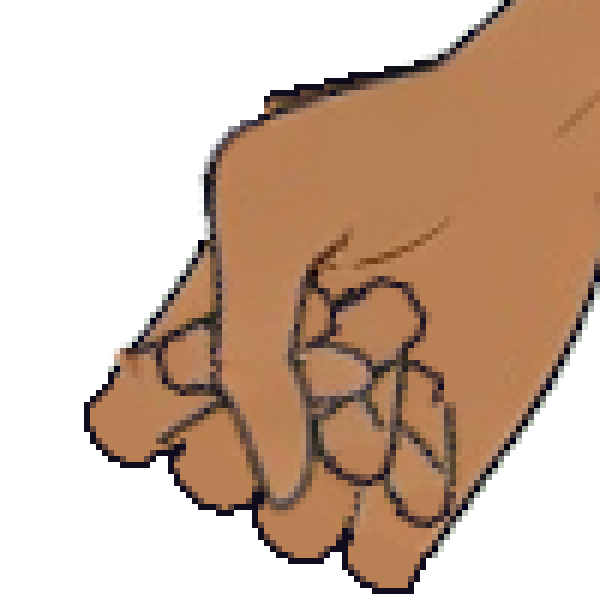
#> input picture body_tools/work/proto_tree/hands/work/a_fz.png, 600 x 600 px
$ python -i lw.py   (imports and definitions only)
#> lines starting #> are read from the running program, lines starting #| are printed output that depends on the picture; after the words box and inside, x2 and y2 are one past the last pixel; in counts of white or black regions, pixels touching at a corner belong together
import numpy as np,sys
from PIL import Image
from scipy import ndimage as ndi
S=np.array([185,128,86.]);Lc=np.array([17,12,30.])
def ink(a,S=S,Lc=Lc): return np.clip(((S-a[...,:3])@(S-Lc))/((S-Lc)@(S-Lc)),0,1)*a[...,3]/255
def width(p,S_=None,L_=None):
#> called with p = 'a_fz.png'
  S0=S if S_ is None else np.asarray(S_,float); L0=Lc if L_ is None else np.asarray(L_,float)
  a=np.array(Image.open(p).convert('RGBA')).astype(float); m=a[...,3]>128
#> after `m = a[..., 3] > 128`: m: shape (600, 600) bool; every value is 1
  e=m&~ndi.binary_erosion(m); t=ink(a,S0,L0); band=ndi.binary_dilation(e,iterations=3)&m
#> after `e = m & ~ndi.binary_erosion(m)`:
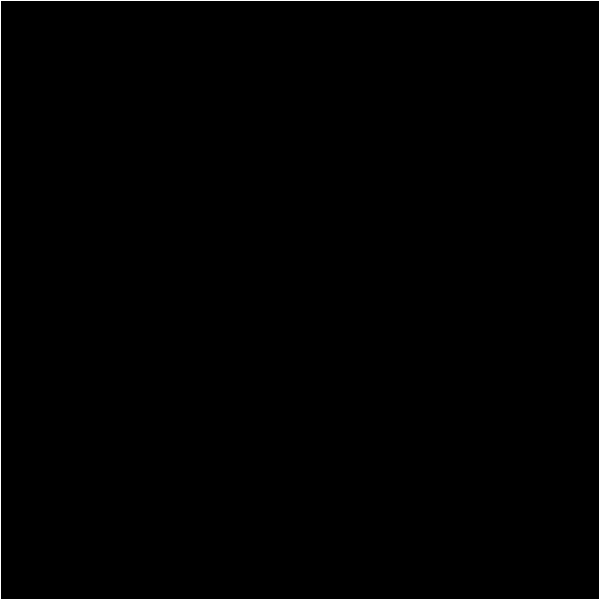
#> e: shape (600, 600) bool; 0.67% white in thin lines or dots
#> in ink, `def ink(a,S=S,Lc=Lc): return np.clip(((S-a[...,:3])@(S-Lc))/((S-Lc)@(S..`:
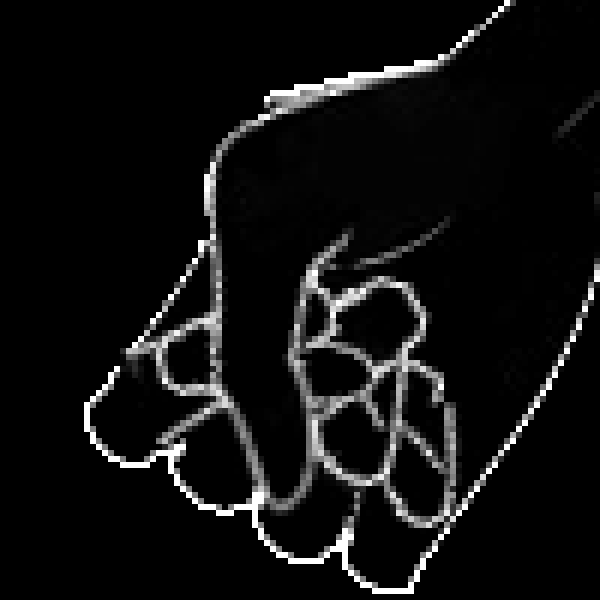
#> returned value: shape (600, 600) float64; min 0, max 1, mean 0.0646
#> after `band = ndi.binary_dilation(e, iterations=3) & m`:
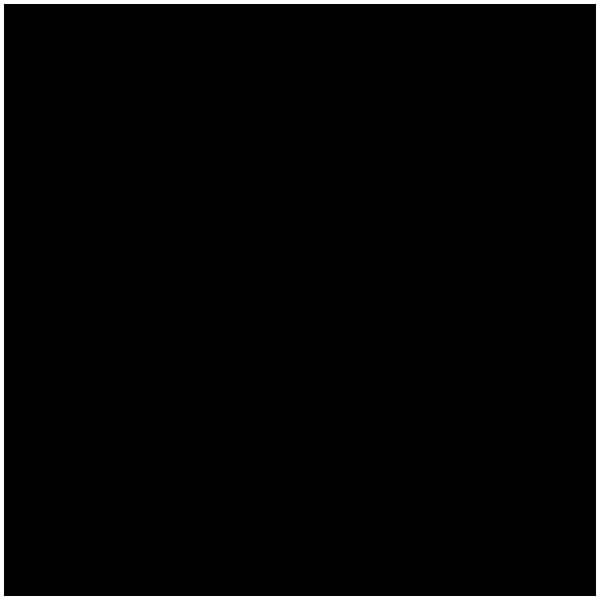
#> band: shape (600, 600) bool; 2.6% white; 1 white region, box (x1, y1, x2, y2) and area: (0, 0, 600, 600) 9536
  ep=e&(ndi.maximum_filter(t,5)>0.5)
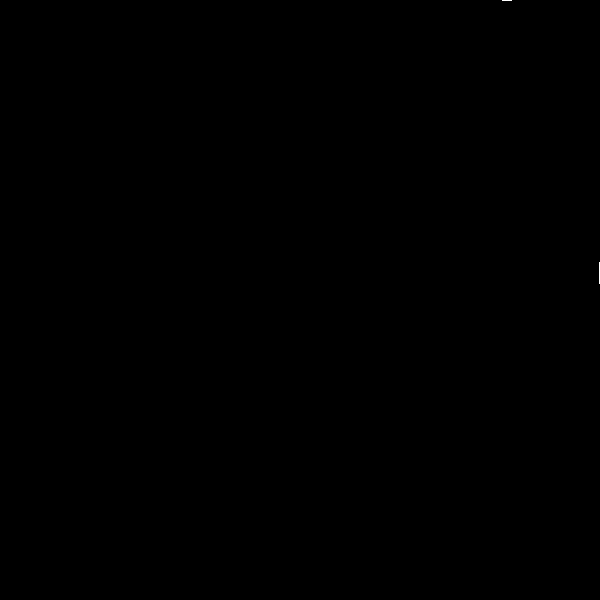
#> ep: shape (600, 600) bool; 0.01% white in thin lines or dots, all inside (x1, y1, x2, y2) = (502, 0, 600, 284)
  return t[band&ndi.binary_dilation(ep,iterations=3)].sum()/ep.sum()
# [7 lines not run here, left out]


>>> result = width('a_fz.png')
#> result = 2.89

$ run again, on body_tools/work/proto_tree/hands/work/c_back_1010_700.png
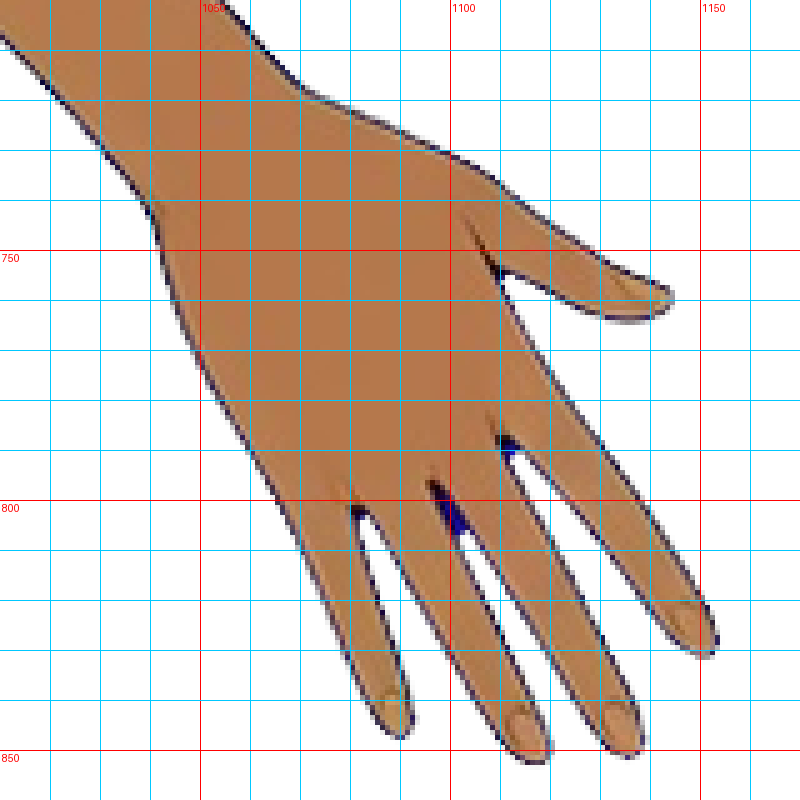
#> input picture body_tools/work/proto_tree/hands/work/c_back_1010_700.png, 800 x 800 px
#> m: shape (800, 800) bool; every value is 1
#> in width, `e = m & ~ndi.binary_erosion(m)`:
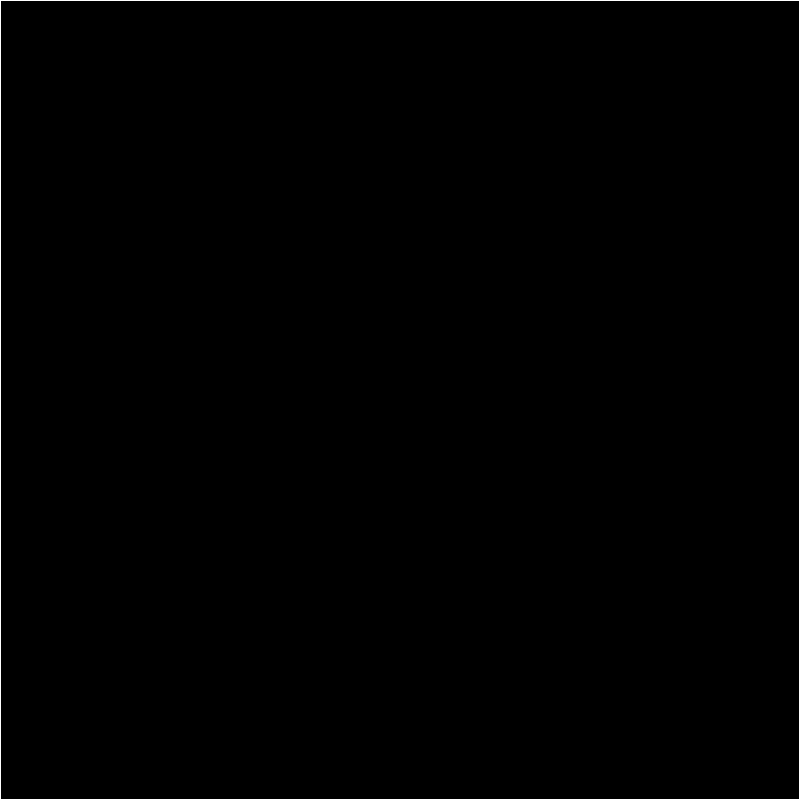
#> e: shape (800, 800) bool; 0.5% white in thin lines or dots
#> in width, `band = ndi.binary_dilation(e, iterations=3) & m`:
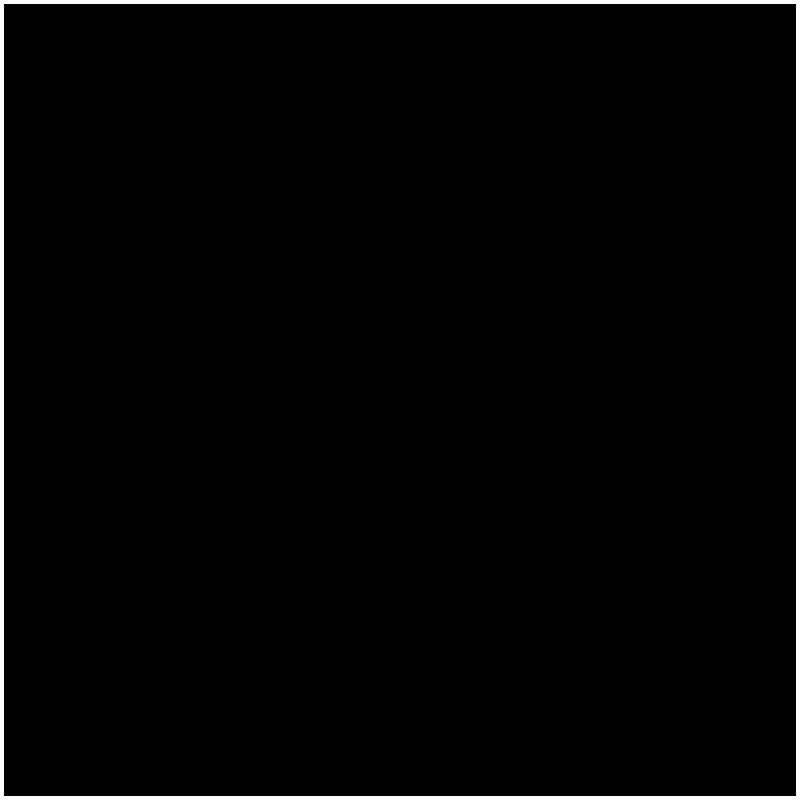
#> band: shape (800, 800) bool; 2% white; 1 white region, box (x1, y1, x2, y2) and area: (0, 0, 800, 800) 12736
#> ep: shape (800, 800) bool; 0% white in thin lines or dots, all inside (x1, y1, x2, y2) = (0, 0, 227, 42)
#> result = 1.82
